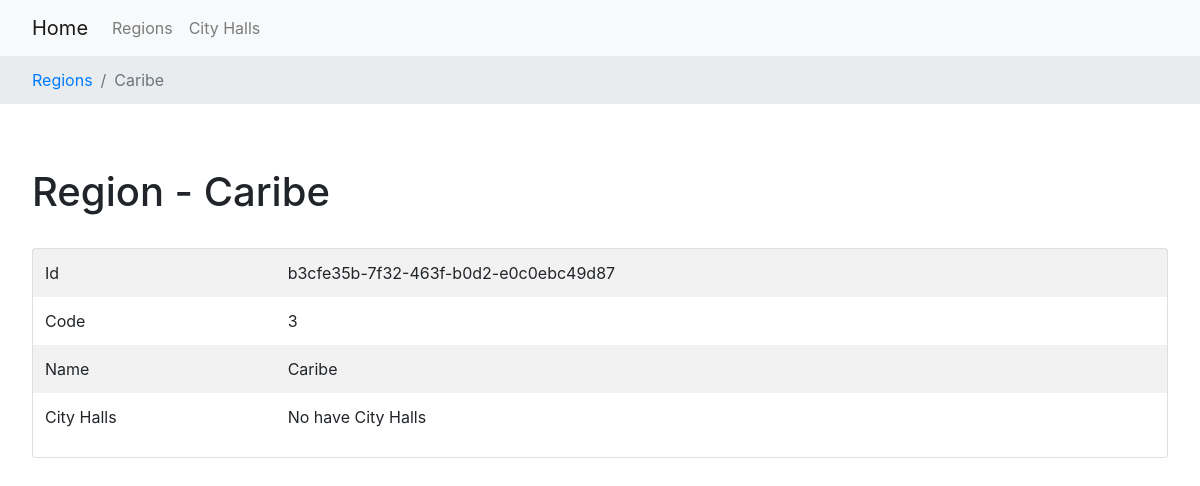
Screenshot of /region/b3cfe35b-7f32-463f-b0d2-e0c0ebc49d87/ with the database file from the repository.
### region/models.py (models this page shows, shortened)
class Region(models.Model):
    id = models.UUIDField(primary_key=True, default=uuid4, editable=False)
    code = models.CharField(max_length=11)
    name = models.CharField(max_length=200)
    city_halls = models.ManyToManyField(CityHall, related_name="regions", blank=True)

### region/views.py (the view)
# urls.py: path("<uuid:pk>/", RegionDetail.as_view(), name="region-detail"),
class RegionDetail(DetailView):
    model = Region

### region/templates/region/region_detail.html
{% extends 'region/layout.html' %}
{% block breadcrumb %}
<nav aria-label="breadcrumb" style="background-color: #e9ecef;">
    <ol class="breadcrumb">
        <li class="breadcrumb-item"><a href="{% url 'region-list' %}">Regions</a></li>
        <li class="breadcrumb-item active" aria-current="page">{{ object.name }}</li>
    </ol>
</nav>
{% endblock %}
{% block header %}
<h1>
    Region - {{ object.name  }}
</h1>
{% endblock %}
{% block content %}
<div class="card">
    <div class="card-body p-0">
        <table class="table table-borderless table-striped">
            <tbody>
                <tr>
                    <td>Id</td>
                    <td>{{ object.id }}</td>
                </tr>
                <tr>
                    <td>Code</td>
                    <td>{{ object.code }}</td>
                </tr>
                <tr>
                    <td>Name</td>
                    <td>{{ object.name }}</td>
                </tr>
                <tr>
                    <td>City Halls</td>
                    <td>
                        {% if object.city_halls.all|length %}
                        <ul class="pl-0">
                            {% for city_hall in object.city_halls.all %}
                            <li>
                                <a href="{% url 'city-hall-detail' pk=city_hall.id %}">{{ city_hall.name }}</a>
                            </li>
                            {% endfor %}
                        </ul>
                        {% else %}
                        No have City Halls
                        {% endif %}
                    </td>
                </tr>
            </tbody>
        </table>
    </div>
</div>
{% endblock %}

### finaktiva_reto/templates/base.html (style rules this page uses)
.breadcrumb { padding-left: 32px; padding-right: 32px; }

### rows the page displays
Region: name "Caribe", id "b3cfe35b-7f32-463f-b0d2-e0c0ebc49d87", code "3"
